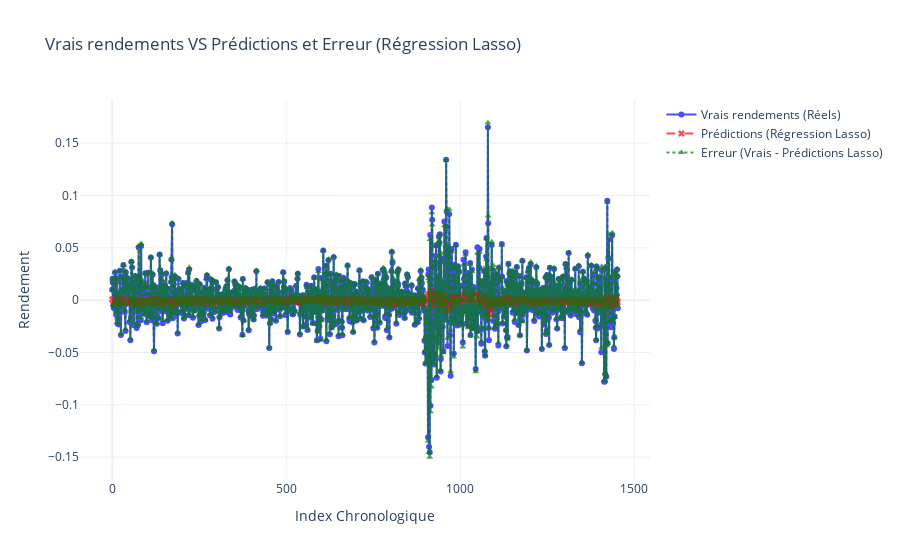

The notebook cell saved with this chart:
### Code cell
errors_lasso = np.array(y_test) - np.array(y_pred_lasso)

fig_lasso = go.Figure()

# Ajout des vrais rendements
fig_lasso.add_trace(go.Scatter(
    x=list(range(len(y_test))),
    y=y_test,
    mode='lines+markers',
    name='Vrais rendements (Réels)',
    line=dict(color='blue', dash='solid'),
    marker=dict(symbol='circle'),
    opacity=0.7
))

# Ajout des prédictions Lasso
fig_lasso.add_trace(go.Scatter(
    x=list(range(len(y_pred_lasso))),
    y=y_pred_lasso,
    mode='lines+markers',
    name='Prédictions (Régression Lasso)',
    line=dict(color='red', dash='dash'),
    marker=dict(symbol='x'),
    opacity=0.7
))

# Ajout des erreurs pour Lasso
fig_lasso.add_trace(go.Scatter(
    x=list(range(len(errors_lasso))),
    y=errors_lasso,
    mode='lines+markers',
    name='Erreur (Vrais - Prédictions Lasso)',
    line=dict(color='green', dash='dot'),
    marker=dict(symbol='triangle-up'),
    opacity=0.7
))

fig_lasso.update_layout(
    title="Vrais rendements VS Prédictions et Erreur (Régression Lasso)",
    xaxis_title="Index Chronologique",
    yaxis_title="Rendement",
    legend=dict(font=dict(size=12)),
    grid=dict(rows=1, columns=1),
    template="plotly_white"
)

fig_lasso.show()

### Figure 1 — Plotly figure (JSON) as saved in the notebook; plotly's stock layout.template omitted (floating-point values rounded to 4 significant figures; data arrays with more than 128 entries replaced by an {"elided": "..."} marker saying what was removed)
{"data": [{"line": {"color": "blue", "dash": "solid"}, "marker": {"symbol": "circle"}, "mode": "lines+markers", "name": "Vrais rendements (Réels)", "opacity": 0.7, "type": "scatter", "x": {"elided": "1453 int values"}, "y": {"elided": "1453 float values"}}, {"line": {"color": "red", "dash": "dash"}, "marker": {"symbol": "x"}, "mode": "lines+markers", "name": "Prédictions (Régression Lasso)", "opacity": 0.7, "type": "scatter", "x": {"elided": "1453 int values"}, "y": {"elided": "1453 float values"}}, {"line": {"color": "green", "dash": "dot"}, "marker": {"symbol": "triangle-up"}, "mode": "lines+markers", "name": "Erreur (Vrais - Prédictions Lasso)", "opacity": 0.7, "type": "scatter", "x": {"elided": "1453 int values"}, "y": {"elided": "1453 float values"}}], "layout": {"grid": {"columns": 1, "rows": 1}, "legend": {"font": {"size": 12}}, "title": {"text": "Vrais rendements VS Prédictions et Erreur (Régression Lasso)"}, "xaxis": {"title": {"text": "Index Chronologique"}}, "yaxis": {"title": {"text": "Rendement"}}}}
